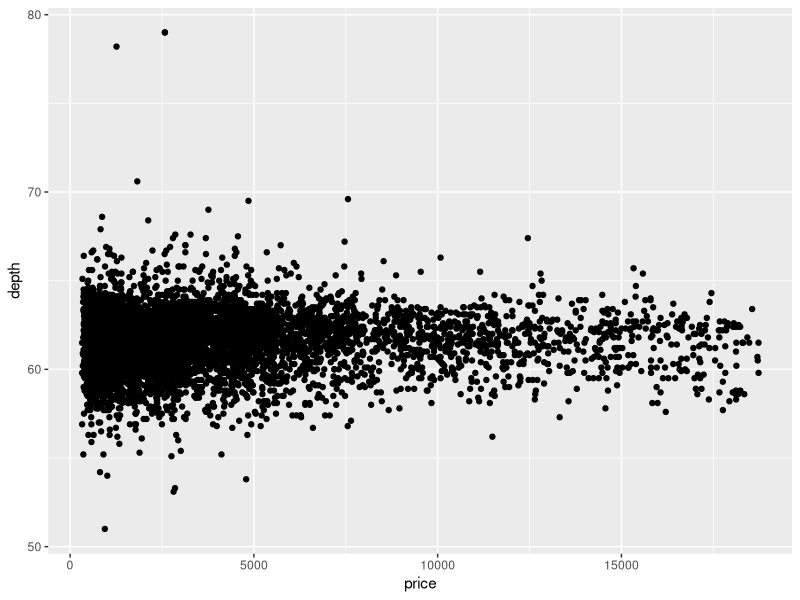
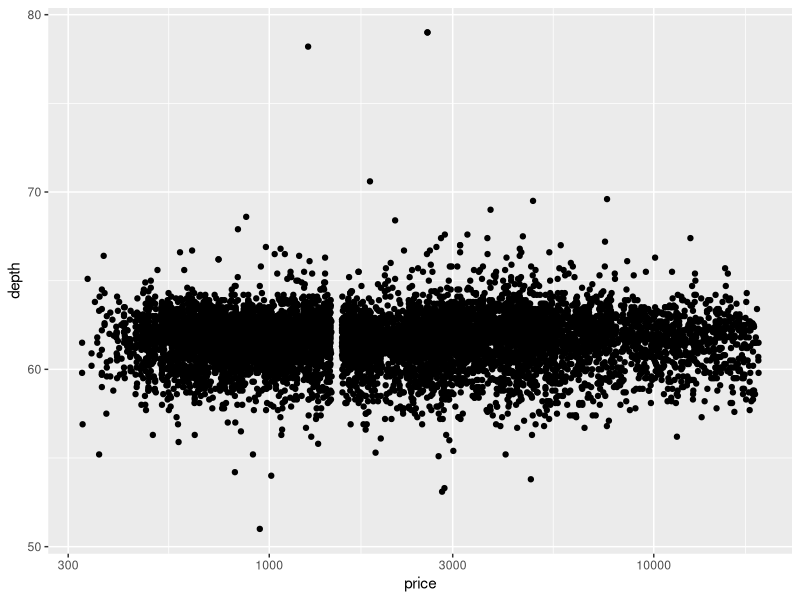
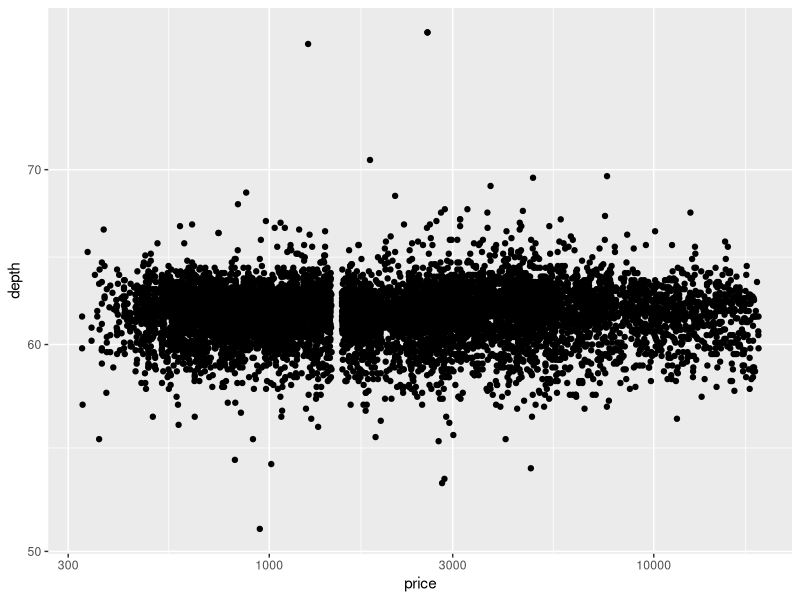
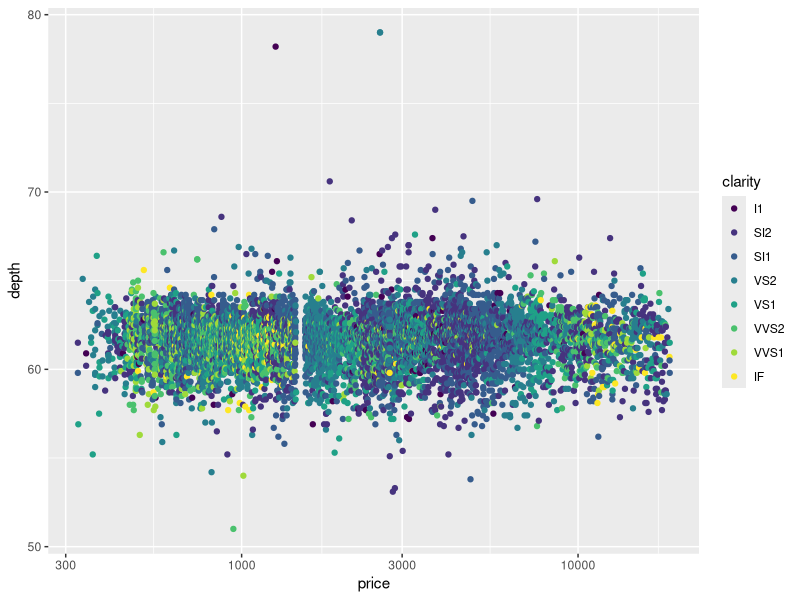
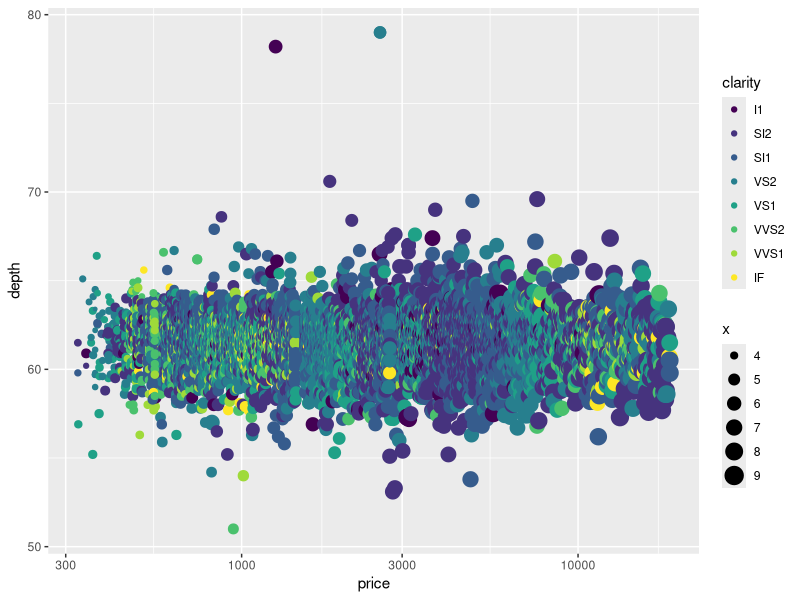
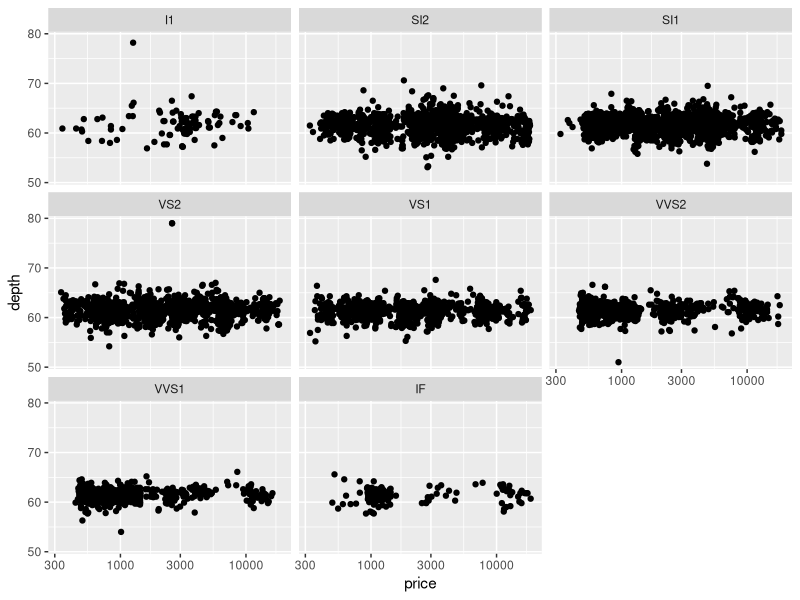
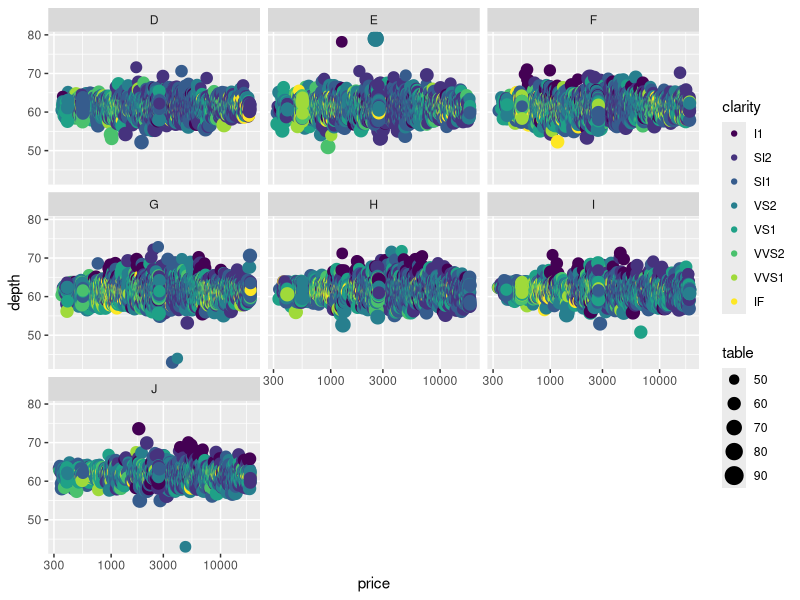

R code for these plots, in order:
library(tidyverse)
diamonds
diamonds_E <- diamonds %>% 
  filter(color == "E")

ggplot(diamonds_E, aes(x = price, y = depth)) + geom_point()
 
ggplot(diamonds_E, aes(x = price, y = depth)) + geom_point() + scale_x_log10()

ggplot(diamonds_E, aes(x = price, y = depth)) + geom_point() + scale_x_log10() + scale_y_log10()

ggplot(diamonds_E, aes(x = price, y = depth, color = clarity)) + geom_point() + scale_x_log10()

ggplot(diamonds_E, aes(x = price, y = depth, color = clarity, size = x)) + geom_point() +
  scale_x_log10()

ggplot(diamonds_E, aes(x = price, y = depth)) + geom_point() + scale_x_log10() + facet_wrap(~clarity)
 
ggplot(diamonds, aes(x = price, y = depth, color = clarity, size = table))+
  geom_point() + scale_x_log10() + facet_wrap(~color)
